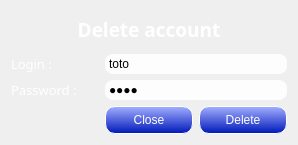
<?xml version="1.0" encoding="UTF-8"?>
<ui version="4.0">
 <class>DeleteAccountWindow</class>
 <widget class="QDialog" name="DeleteAccountWindow">
  <property name="geometry">
   <rect>
    <x>0</x>
    <y>0</y>
    <width>298</width>
    <height>145</height>
   </rect>
  </property>
  <property name="windowTitle">
   <string>LoginWindow</string>
  </property>
  <property name="styleSheet">
   <string notr="true">DeleteAccountWindow 
{
	border-image: url(./Img/dialog-background.jpg);
}</string>
  </property>
  <layout class="QGridLayout" name="gridLayout">
   <item row="1" column="0">
    <widget class="QLabel" name="loginLabel">
     <property name="font">
      <font>
       <family>MS Reference Sans Serif</family>
       <pointsize>10</pointsize>
      </font>
     </property>
     <property name="styleSheet">
      <string notr="true">color: rgb(255, 255, 255);</string>
     </property>
     <property name="text">
      <string>Login :</string>
     </property>
    </widget>
   </item>
   <item row="2" column="0">
    <widget class="QLabel" name="passwordLabel">
     <property name="font">
      <font>
       <family>MS Reference Sans Serif</family>
       <pointsize>10</pointsize>
      </font>
     </property>
     <property name="styleSheet">
      <string notr="true">color: rgb(255, 255, 255);</string>
     </property>
     <property name="text">
      <string>Password :</string>
     </property>
    </widget>
   </item>
   <item row="1" column="1" colspan="2">
    <widget class="QLineEdit" name="loginLineEdit">
     <property name="styleSheet">
      <string notr="true">background-color: rgba(255, 255, 255, 230);
border-width: 2px;
border-radius: 8px;
border-color: rgb(0, 0, 0);
min-width: 10em;
padding: 2px;</string>
     </property>
     <property name="text">
      <string>toto</string>
     </property>
     <property name="maxLength">
      <number>256</number>
     </property>
    </widget>
   </item>
   <item row="2" column="1" colspan="2">
    <widget class="QLineEdit" name="passwordLineEdit">
     <property name="styleSheet">
      <string notr="true">background-color: rgba(255, 255, 255, 230);
border-width: 2px;
border-radius: 8px;
border-color: rgb(0, 0, 0);
min-width: 10em;
padding: 2px;</string>
     </property>
     <property name="inputMask">
      <string/>
     </property>
     <property name="text">
      <string>poil</string>
     </property>
     <property name="maxLength">
      <number>256</number>
     </property>
     <property name="echoMode">
      <enum>QLineEdit::Password</enum>
     </property>
    </widget>
   </item>
   <item row="3" column="0">
    <widget class="QLabel" name="serverResponseLabel">
     <property name="font">
      <font>
       <family>MS Reference Sans Serif</family>
       <pointsize>10</pointsize>
       <weight>75</weight>
       <bold>true</bold>
      </font>
     </property>
     <property name="text">
      <string/>
     </property>
    </widget>
   </item>
   <item row="3" column="1">
    <widget class="QPushButton" name="closePushButton">
     <property name="styleSheet">
      <string notr="true">QPushButton#closePushButton
{
	color: rgb(255, 255, 255);
	background-color: qlineargradient(spread:pad, x1:1, y1:1, x2:1, y2:0, stop:0 rgba(0, 24, 185, 255), stop:1 rgba(163, 175, 255, 255));
	border-style: outset;
	border-width: 1px;
	border-radius: 10px;
	border-color: rgb(255, 255, 255);
	min-width: 4em;
	padding: 6px;
}

QPushButton#closePushButton:hover
{
	background-color: qradialgradient(spread:pad, cx:0.5, cy:0.5, radius:0.5, fx:0.5, fy:0.5, stop:0 rgba(0, 148, 255, 255), stop:1 rgba(0, 8, 84, 255));
	border-style: inset;
}

 QPushButton#closePushButton:pressed 
{
	background-color: qlineargradient(spread:pad, x1:0, y1:0, x2:0, y2:1, stop:0 rgba(0, 56, 183, 255), stop:1 rgba(135, 172, 255, 255));
     border-style: inset;
 }

</string>
     </property>
     <property name="text">
      <string>Close</string>
     </property>
    </widget>
   </item>
   <item row="3" column="2">
    <widget class="QPushButton" name="deletePushButton">
     <property name="styleSheet">
      <string notr="true">QPushButton#deletePushButton
{
	color: rgb(255, 255, 255);
	background-color: qlineargradient(spread:pad, x1:1, y1:1, x2:1, y2:0, stop:0 rgba(0, 24, 185, 255), stop:1 rgba(163, 175, 255, 255));
	border-style: outset;
	border-width: 1px;
	border-radius: 10px;
	border-color: rgb(255, 255, 255);
	min-width: 4em;
	padding: 6px;
}

QPushButton#deletePushButton:hover
{
	background-color: qradialgradient(spread:pad, cx:0.5, cy:0.5, radius:0.5, fx:0.5, fy:0.5, stop:0 rgba(0, 148, 255, 255), stop:1 rgba(0, 8, 84, 255));
	border-style: inset;
}

 QPushButton#deletePushButton:pressed 
{
	background-color: qlineargradient(spread:pad, x1:0, y1:0, x2:0, y2:1, stop:0 rgba(0, 56, 183, 255), stop:1 rgba(135, 172, 255, 255));
     border-style: inset;
 }

</string>
     </property>
     <property name="text">
      <string>Delete</string>
     </property>
    </widget>
   </item>
   <item row="0" column="0" colspan="3">
    <widget class="QLabel" name="loginTitleLabel">
     <property name="font">
      <font>
       <family>MS Reference Sans Serif</family>
       <pointsize>14</pointsize>
       <weight>75</weight>
       <bold>true</bold>
      </font>
     </property>
     <property name="styleSheet">
      <string notr="true">color: rgb(255, 255, 255);</string>
     </property>
     <property name="text">
      <string>Delete account</string>
     </property>
     <property name="alignment">
      <set>Qt::AlignCenter</set>
     </property>
    </widget>
   </item>
  </layout>
 </widget>
 <layoutdefault spacing="6" margin="11"/>
 <tabstops>
  <tabstop>loginLineEdit</tabstop>
  <tabstop>passwordLineEdit</tabstop>
  <tabstop>deletePushButton</tabstop>
  <tabstop>closePushButton</tabstop>
 </tabstops>
 <resources/>
 <connections/>
</ui>
